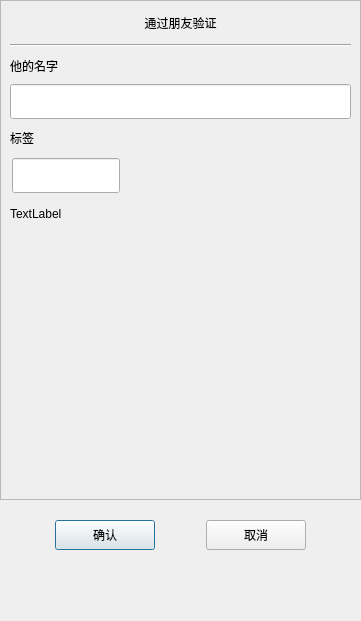
<?xml version="1.0" encoding="UTF-8"?>
<ui version="4.0">
 <class>AuthenFriend</class>
 <widget class="QDialog" name="AuthenFriend">
  <property name="geometry">
   <rect>
    <x>0</x>
    <y>0</y>
    <width>361</width>
    <height>621</height>
   </rect>
  </property>
  <property name="minimumSize">
   <size>
    <width>361</width>
    <height>621</height>
   </size>
  </property>
  <property name="maximumSize">
   <size>
    <width>361</width>
    <height>621</height>
   </size>
  </property>
  <property name="windowTitle">
   <string>Dialog</string>
  </property>
  <layout class="QVBoxLayout" name="verticalLayout">
   <property name="spacing">
    <number>0</number>
   </property>
   <property name="leftMargin">
    <number>0</number>
   </property>
   <property name="topMargin">
    <number>0</number>
   </property>
   <property name="rightMargin">
    <number>0</number>
   </property>
   <property name="bottomMargin">
    <number>0</number>
   </property>
   <item>
    <widget class="QScrollArea" name="scrollArea">
     <property name="minimumSize">
      <size>
       <width>0</width>
       <height>500</height>
      </size>
     </property>
     <property name="widgetResizable">
      <bool>true</bool>
     </property>
     <widget class="QWidget" name="scrollcontent">
      <property name="geometry">
       <rect>
        <x>0</x>
        <y>0</y>
        <width>359</width>
        <height>498</height>
       </rect>
      </property>
      <layout class="QVBoxLayout" name="verticalLayout_6">
       <property name="spacing">
        <number>0</number>
       </property>
       <property name="leftMargin">
        <number>0</number>
       </property>
       <property name="rightMargin">
        <number>0</number>
       </property>
       <item>
        <widget class="QLabel" name="apply_lb">
         <property name="minimumSize">
          <size>
           <width>0</width>
           <height>25</height>
          </size>
         </property>
         <property name="maximumSize">
          <size>
           <width>16777215</width>
           <height>25</height>
          </size>
         </property>
         <property name="text">
          <string>通过朋友验证</string>
         </property>
         <property name="alignment">
          <set>Qt::AlignCenter</set>
         </property>
        </widget>
       </item>
       <item>
        <widget class="QWidget" name="apply_wid" native="true">
         <layout class="QVBoxLayout" name="verticalLayout_2">
          <item>
           <widget class="Line" name="h_line">
            <property name="orientation">
             <enum>Qt::Horizontal</enum>
            </property>
           </widget>
          </item>
          <item>
           <widget class="QLabel" name="label_2">
            <property name="minimumSize">
             <size>
              <width>0</width>
              <height>25</height>
             </size>
            </property>
            <property name="maximumSize">
             <size>
              <width>16777215</width>
              <height>25</height>
             </size>
            </property>
            <property name="text">
             <string>他的名字</string>
            </property>
           </widget>
          </item>
          <item>
           <widget class="CustomizeEdit" name="back_ed">
            <property name="minimumSize">
             <size>
              <width>0</width>
              <height>35</height>
             </size>
            </property>
            <property name="maximumSize">
             <size>
              <width>16777215</width>
              <height>35</height>
             </size>
            </property>
           </widget>
          </item>
          <item>
           <widget class="QLabel" name="label_3">
            <property name="minimumSize">
             <size>
              <width>0</width>
              <height>25</height>
             </size>
            </property>
            <property name="maximumSize">
             <size>
              <width>16777215</width>
              <height>25</height>
             </size>
            </property>
            <property name="text">
             <string>标签</string>
            </property>
           </widget>
          </item>
          <item>
           <widget class="QWidget" name="lb_group_wid" native="true">
            <property name="minimumSize">
             <size>
              <width>0</width>
              <height>50</height>
             </size>
            </property>
            <layout class="QVBoxLayout" name="verticalLayout_4">
             <property name="spacing">
              <number>0</number>
             </property>
             <property name="leftMargin">
              <number>0</number>
             </property>
             <property name="topMargin">
              <number>0</number>
             </property>
             <property name="rightMargin">
              <number>0</number>
             </property>
             <property name="bottomMargin">
              <number>0</number>
             </property>
             <item>
              <widget class="QWidget" name="gridWidget" native="true">
               <property name="minimumSize">
                <size>
                 <width>0</width>
                 <height>40</height>
                </size>
               </property>
               <property name="maximumSize">
                <size>
                 <width>16777215</width>
                 <height>40</height>
                </size>
               </property>
               <widget class="CustomizeEdit" name="lb_ed">
                <property name="geometry">
                 <rect>
                  <x>2</x>
                  <y>2</y>
                  <width>108</width>
                  <height>35</height>
                 </rect>
                </property>
                <property name="minimumSize">
                 <size>
                  <width>0</width>
                  <height>0</height>
                 </size>
                </property>
                <property name="maximumSize">
                 <size>
                  <width>16777215</width>
                  <height>35</height>
                 </size>
                </property>
               </widget>
              </widget>
             </item>
             <item>
              <widget class="QWidget" name="input_tip_wid" native="true">
               <property name="minimumSize">
                <size>
                 <width>0</width>
                 <height>35</height>
                </size>
               </property>
               <layout class="QVBoxLayout" name="verticalLayout_5">
                <property name="spacing">
                 <number>0</number>
                </property>
                <property name="leftMargin">
                 <number>0</number>
                </property>
                <property name="topMargin">
                 <number>0</number>
                </property>
                <property name="rightMargin">
                 <number>0</number>
                </property>
                <property name="bottomMargin">
                 <number>0</number>
                </property>
                <item>
                 <widget class="ClickedOnceLabel" name="tip_lb">
                  <property name="text">
                   <string>TextLabel</string>
                  </property>
                  <property name="alignment">
                   <set>Qt::AlignLeading|Qt::AlignLeft|Qt::AlignVCenter</set>
                  </property>
                 </widget>
                </item>
               </layout>
              </widget>
             </item>
            </layout>
           </widget>
          </item>
          <item>
           <widget class="QWidget" name="widget" native="true">
            <property name="minimumSize">
             <size>
              <width>0</width>
              <height>60</height>
             </size>
            </property>
            <property name="maximumSize">
             <size>
              <width>16777215</width>
              <height>16777215</height>
             </size>
            </property>
            <layout class="QHBoxLayout" name="horizontalLayout">
             <property name="leftMargin">
              <number>0</number>
             </property>
             <property name="topMargin">
              <number>0</number>
             </property>
             <property name="rightMargin">
              <number>0</number>
             </property>
             <property name="bottomMargin">
              <number>0</number>
             </property>
             <item>
              <widget class="QWidget" name="lb_list" native="true">
               <property name="minimumSize">
                <size>
                 <width>287</width>
                 <height>50</height>
                </size>
               </property>
               <property name="maximumSize">
                <size>
                 <width>287</width>
                 <height>16777215</height>
                </size>
               </property>
              </widget>
             </item>
             <item>
              <widget class="QWidget" name="more_lb_wid" native="true">
               <property name="minimumSize">
                <size>
                 <width>30</width>
                 <height>0</height>
                </size>
               </property>
               <property name="maximumSize">
                <size>
                 <width>30</width>
                 <height>16777215</height>
                </size>
               </property>
               <layout class="QVBoxLayout" name="verticalLayout_3">
                <property name="leftMargin">
                 <number>2</number>
                </property>
                <property name="topMargin">
                 <number>2</number>
                </property>
                <property name="rightMargin">
                 <number>2</number>
                </property>
                <property name="bottomMargin">
                 <number>2</number>
                </property>
                <item>
                 <spacer name="verticalSpacer_2">
                  <property name="orientation">
                   <enum>Qt::Vertical</enum>
                  </property>
                  <property name="sizeHint" stdset="0">
                   <size>
                    <width>20</width>
                    <height>40</height>
                   </size>
                  </property>
                 </spacer>
                </item>
                <item>
                 <widget class="ClickedOnceLabel" name="more_lb">
                  <property name="minimumSize">
                   <size>
                    <width>25</width>
                    <height>25</height>
                   </size>
                  </property>
                  <property name="maximumSize">
                   <size>
                    <width>25</width>
                    <height>25</height>
                   </size>
                  </property>
                  <property name="text">
                   <string/>
                  </property>
                 </widget>
                </item>
                <item>
                 <spacer name="verticalSpacer_4">
                  <property name="orientation">
                   <enum>Qt::Vertical</enum>
                  </property>
                  <property name="sizeType">
                   <enum>QSizePolicy::Fixed</enum>
                  </property>
                  <property name="sizeHint" stdset="0">
                   <size>
                    <width>20</width>
                    <height>60</height>
                   </size>
                  </property>
                 </spacer>
                </item>
               </layout>
              </widget>
             </item>
            </layout>
           </widget>
          </item>
         </layout>
        </widget>
       </item>
      </layout>
     </widget>
    </widget>
   </item>
   <item>
    <spacer name="verticalSpacer_3">
     <property name="orientation">
      <enum>Qt::Vertical</enum>
     </property>
     <property name="sizeType">
      <enum>QSizePolicy::Fixed</enum>
     </property>
     <property name="sizeHint" stdset="0">
      <size>
       <width>20</width>
       <height>10</height>
      </size>
     </property>
    </spacer>
   </item>
   <item>
    <widget class="QWidget" name="apply_sure_wid" native="true">
     <property name="minimumSize">
      <size>
       <width>0</width>
       <height>50</height>
      </size>
     </property>
     <layout class="QHBoxLayout" name="horizontalLayout_2">
      <item>
       <spacer name="horizontalSpacer">
        <property name="orientation">
         <enum>Qt::Horizontal</enum>
        </property>
        <property name="sizeHint" stdset="0">
         <size>
          <width>39</width>
          <height>20</height>
         </size>
        </property>
       </spacer>
      </item>
      <item>
       <widget class="ClickedBtn" name="sure_btn">
        <property name="minimumSize">
         <size>
          <width>100</width>
          <height>30</height>
         </size>
        </property>
        <property name="maximumSize">
         <size>
          <width>100</width>
          <height>30</height>
         </size>
        </property>
        <property name="text">
         <string>确认</string>
        </property>
       </widget>
      </item>
      <item>
       <spacer name="horizontalSpacer_3">
        <property name="orientation">
         <enum>Qt::Horizontal</enum>
        </property>
        <property name="sizeHint" stdset="0">
         <size>
          <width>40</width>
          <height>20</height>
         </size>
        </property>
       </spacer>
      </item>
      <item>
       <widget class="ClickedBtn" name="cancel_btn">
        <property name="minimumSize">
         <size>
          <width>100</width>
          <height>30</height>
         </size>
        </property>
        <property name="text">
         <string>取消</string>
        </property>
       </widget>
      </item>
      <item>
       <spacer name="horizontalSpacer_2">
        <property name="orientation">
         <enum>Qt::Horizontal</enum>
        </property>
        <property name="sizeHint" stdset="0">
         <size>
          <width>40</width>
          <height>20</height>
         </size>
        </property>
       </spacer>
      </item>
     </layout>
    </widget>
   </item>
   <item>
    <spacer name="verticalSpacer">
     <property name="orientation">
      <enum>Qt::Vertical</enum>
     </property>
     <property name="sizeHint" stdset="0">
      <size>
       <width>20</width>
       <height>55</height>
      </size>
     </property>
    </spacer>
   </item>
  </layout>
 </widget>
 <customwidgets>
  <customwidget>
   <class>ClickedBtn</class>
   <extends>QPushButton</extends>
   <header>clickedbtn.h</header>
  </customwidget>
  <customwidget>
   <class>CustomizeEdit</class>
   <extends>QLineEdit</extends>
   <header location="global">customizeedit.h</header>
  </customwidget>
  <customwidget>
   <class>ClickedOnceLabel</class>
   <extends>QLabel</extends>
   <header>clickedoncelabel.h</header>
  </customwidget>
 </customwidgets>
 <resources/>
 <connections/>
</ui>
